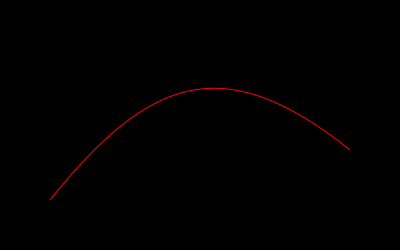

Source code (Python):
import cairo

# Set up Pycairo
surface = cairo.ImageSurface(cairo.FORMAT_RGB24, 400, 250)
ctx = cairo.Context(surface)

# Paint the background
ctx.set_source_rgb(0, 0, 0)
ctx.paint()

# Draw the image
ctx.move_to(50, 200)
ctx.curve_to(150, 75, 225, 50, 350, 150)
ctx.set_source_rgb(1, 0, 0)
ctx.set_line_width(1)
ctx.stroke()

# Save the result
surface.write_to_png('bezier_pycario.png')

print("all is well")
